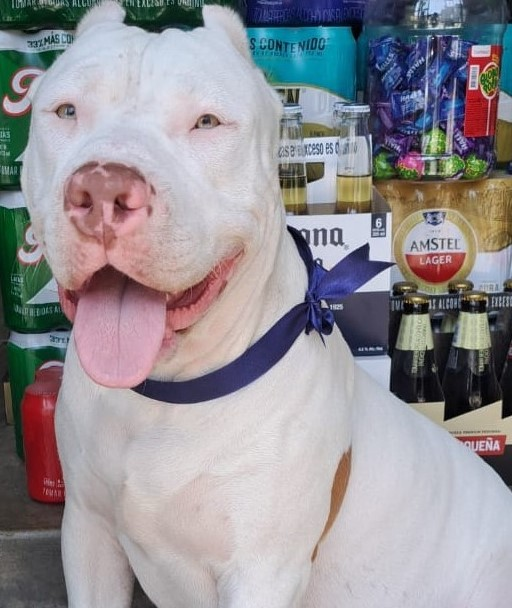
#> input picture Casos/1/imagen.jpg, 512 x 608 px
$ python Canal.py
#> lines starting #> are read from the running program, lines starting #| are printed output that depends on the picture
# importar libreria cv
import cv2

# cargar la imagen
imagen = cv2.imread('imagen.jpg')
#> imagen is the input picture: shape (608, 512, 3); mean B, G, R 150.3, 145, 148.3
B,G,R = cv2.split(imagen)
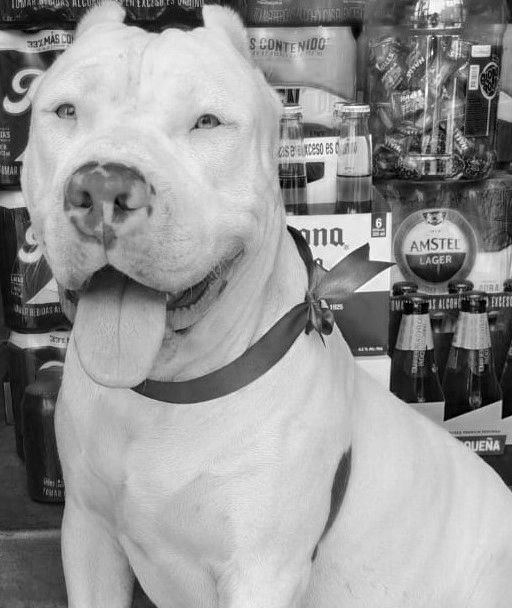
#> B: shape (608, 512); min 0, max 255, mean 150.3
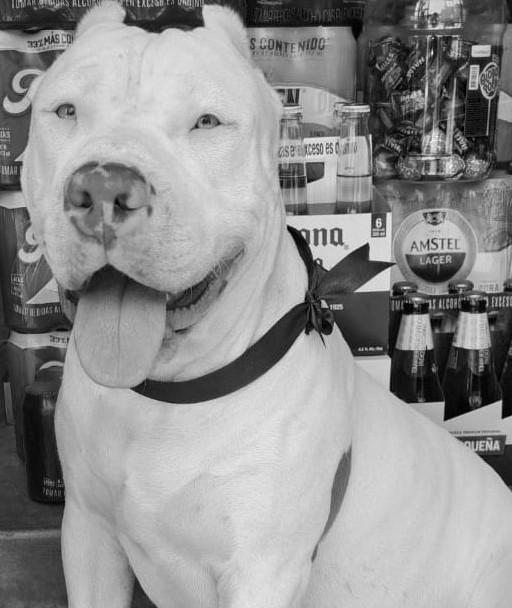
#> G: shape (608, 512); min 0, max 241, mean 145
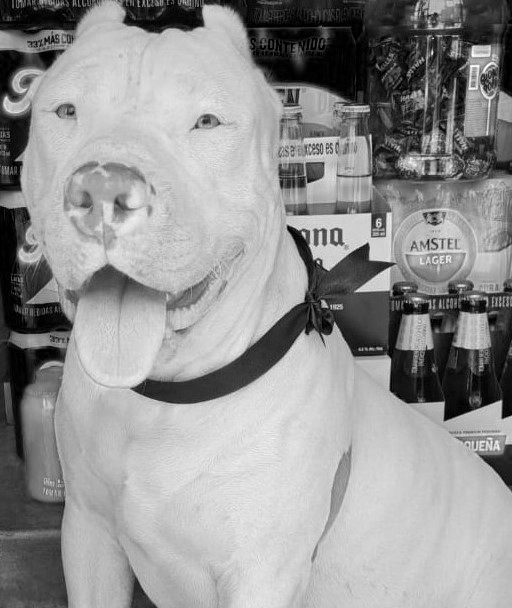
#> R: shape (608, 512); min 0, max 255, mean 148.3

imagen[:,:,0] = 0
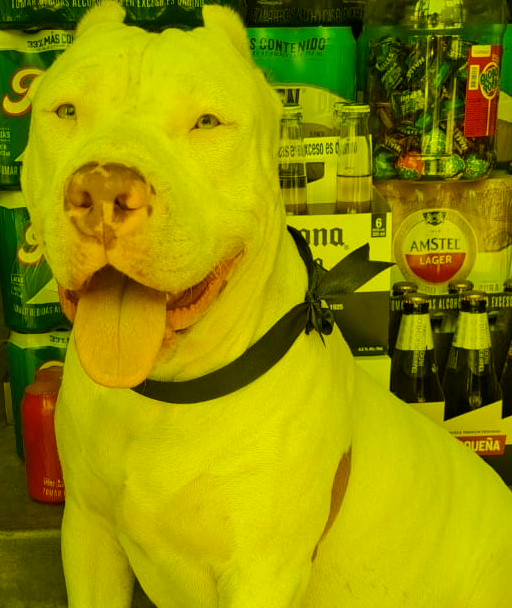
#> imagen: shape (608, 512, 3); mean B, G, R 0, 145, 148.3
imagen[:,:,1] = 0
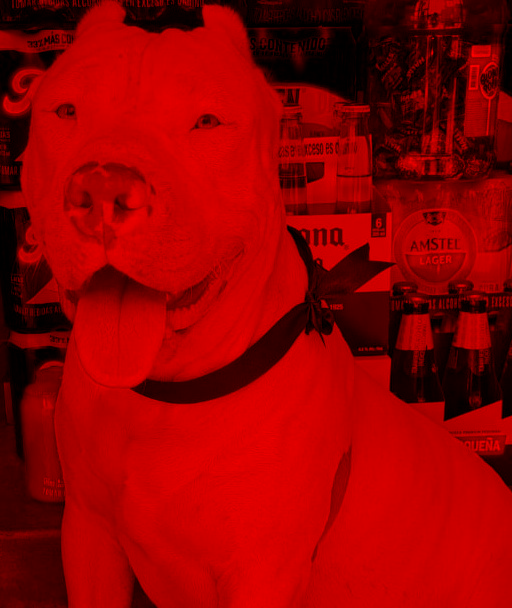
#> imagen: shape (608, 512, 3); mean B, G, R 0, 0, 148.3


# mostrar la imagen
cv2.imshow('red', imagen)
cv2.waitKey(0)
